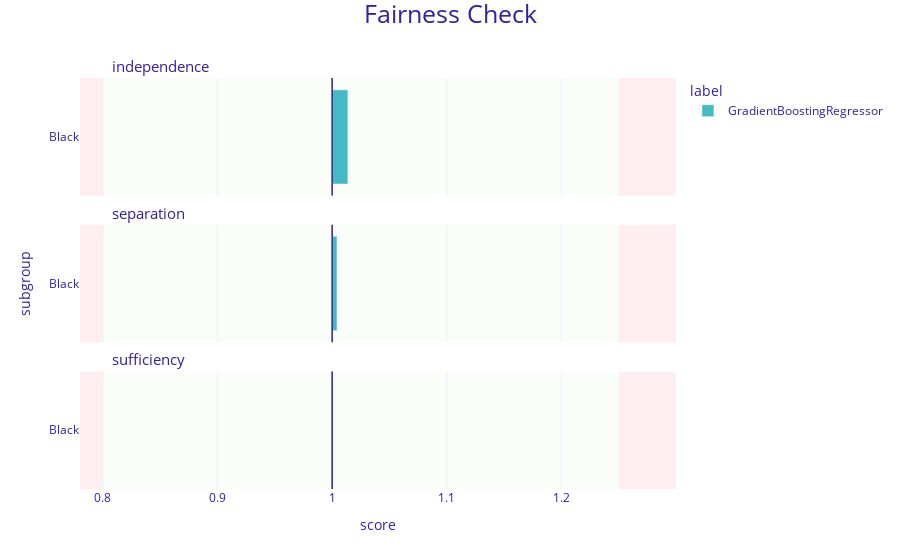

Write notebook code for a chart like this one.
### Code cell
fobject2.fairness_check()
fobject2.plot()

### Figure 1 — Plotly figure (JSON) as saved in the notebook; plotly's stock layout.template omitted (floating-point values rounded to 4 significant figures)
{"data": [{"alignmentgroup": "True", "customdata": [["Black", 1.014, "GradientBoostingRegressor"]], "hovertemplate": "<b>%{customdata[2]}</b><br>Subgroup: %{customdata[0]}<br>Score: %{customdata[1]}<br><extra></extra>", "legendgroup": "GradientBoostingRegressor", "marker": {"color": "#46bac2", "pattern": {"shape": ""}}, "name": "GradientBoostingRegressor", "offsetgroup": "GradientBoostingRegressor", "orientation": "h", "showlegend": true, "textposition": "auto", "type": "bar", "x": [0.01372], "xaxis": "x3", "y": [0.5], "yaxis": "y3"}, {"alignmentgroup": "True", "customdata": [["Black", 1.004, "GradientBoostingRegressor"]], "hovertemplate": "<b>%{customdata[2]}</b><br>Subgroup: %{customdata[0]}<br>Score: %{customdata[1]}<br><extra></extra>", "legendgroup": "GradientBoostingRegressor", "marker": {"color": "#46bac2", "pattern": {"shape": ""}}, "name": "GradientBoostingRegressor", "offsetgroup": "GradientBoostingRegressor", "orientation": "h", "showlegend": false, "textposition": "auto", "type": "bar", "x": [0.004254], "xaxis": "x2", "y": [0.5], "yaxis": "y2"}, {"alignmentgroup": "True", "customdata": [["Black", 1.001, "GradientBoostingRegressor"]], "hovertemplate": "<b>%{customdata[2]}</b><br>Subgroup: %{customdata[0]}<br>Score: %{customdata[1]}<br><extra></extra>", "legendgroup": "GradientBoostingRegressor", "marker": {"color": "#46bac2", "pattern": {"shape": ""}}, "name": "GradientBoostingRegressor", "offsetgroup": "GradientBoostingRegressor", "orientation": "h", "showlegend": false, "textposition": "auto", "type": "bar", "x": [0.0007984], "xaxis": "x", "y": [0.5], "yaxis": "y"}], "layout": {"annotations": [{"font": {"size": 15}, "showarrow": false, "text": "sufficiency", "x": 0.05, "xanchor": "left", "xref": "paper", "y": 0.2867, "yanchor": "bottom", "yref": "paper"}, {"font": {"size": 15}, "showarrow": false, "text": "separation", "x": 0.05, "xanchor": "left", "xref": "paper", "y": 0.6433, "yanchor": "bottom", "yref": "paper"}, {"font": {"size": 15}, "showarrow": false, "text": "independence", "x": 0.05, "xanchor": "left", "xref": "paper", "y": 1.0, "yanchor": "bottom", "yref": "paper"}], "barmode": "group", "font": {"color": "#371ea3"}, "legend": {"title": {"text": "label"}, "tracegroupgap": 0}, "margin": {"b": 71, "r": 30, "t": 78}, "shapes": [{"fillcolor": "#f05a71", "layer": "below", "line": {"width": 0}, "opacity": 0.1, "type": "rect", "x0": 0.25, "x1": 0.3, "xref": "x", "y0": 0, "y1": 1, "yref": "y"}, {"fillcolor": "#f05a71", "layer": "below", "line": {"width": 0}, "opacity": 0.1, "type": "rect", "x0": -0.22, "x1": -0.2, "xref": "x", "y0": 0, "y1": 1, "yref": "y"}, {"fillcolor": "#c7f5bf", "layer": "below", "line": {"width": 0}, "opacity": 0.1, "type": "rect", "x0": -0.2, "x1": 0.25, "xref": "x", "y0": 0, "y1": 1, "yref": "y"}, {"line": {"color": "#371ea3", "width": 1.5}, "type": "line", "x0": 0, "x1": 0, "xref": "x", "y0": 0, "y1": 1, "yref": "y"}, {"fillcolor": "#f05a71", "layer": "below", "line": {"width": 0}, "opacity": 0.1, "type": "rect", "x0": 0.25, "x1": 0.3, "xref": "x", "y0": 0, "y1": 1, "yref": "y2"}, {"fillcolor": "#f05a71", "layer": "below", "line": {"width": 0}, "opacity": 0.1, "type": "rect", "x0": -0.22, "x1": -0.2, "xref": "x", "y0": 0, "y1": 1, "yref": "y2"}, {"fillcolor": "#c7f5bf", "layer": "below", "line": {"width": 0}, "opacity": 0.1, "type": "rect", "x0": -0.2, "x1": 0.25, "xref": "x", "y0": 0, "y1": 1, "yref": "y2"}, {"line": {"color": "#371ea3", "width": 1.5}, "type": "line", "x0": 0, "x1": 0, "xref": "x", "y0": 0, "y1": 1, "yref": "y2"}, {"fillcolor": "#f05a71", "layer": "below", "line": {"width": 0}, "opacity": 0.1, "type": "rect", "x0": 0.25, "x1": 0.3, "xref": "x", "y0": 0, "y1": 1, "yref": "y3"}, {"fillcolor": "#f05a71", "layer": "below", "line": {"width": 0}, "opacity": 0.1, "type": "rect", "x0": -0.22, "x1": -0.2, "xref": "x", "y0": 0, "y1": 1, "yref": "y3"}, {"fillcolor": "#c7f5bf", "layer": "below", "line": {"width": 0}, "opacity": 0.1, "type": "rect", "x0": -0.2, "x1": 0.25, "xref": "x", "y0": 0, "y1": 1, "yref": "y3"}, {"line": {"color": "#371ea3", "width": 1.5}, "type": "line", "x0": 0, "x1": 0, "xref": "x", "y0": 0, "y1": 1, "yref": "y3"}], "title": {"font": {"size": 25}, "text": "Fairness Check", "x": 0.5, "y": 0.99}, "xaxis": {"anchor": "y", "domain": [0, 1], "range": [-0.22, 0.3], "ticktext": [0.7, 0.8, 0.9, 1, 1.1, 1.2, 1], "tickvals": [-0.3, -0.2, -0.1, 0, 0.1, 0.2, 0], "title": {"text": "score"}}, "xaxis2": {"anchor": "y2", "domain": [0, 1], "matches": "x", "range": [-0.22, 0.3], "showticklabels": false, "ticktext": [0.7, 0.8, 0.9, 1, 1.1, 1.2, 1], "tickvals": [-0.3, -0.2, -0.1, 0, 0.1, 0.2, 0]}, "xaxis3": {"anchor": "y3", "domain": [0, 1], "matches": "x", "range": [-0.22, 0.3], "showticklabels": false, "ticktext": [0.7, 0.8, 0.9, 1, 1.1, 1.2, 1], "tickvals": [-0.3, -0.2, -0.1, 0, 0.1, 0.2, 0]}, "yaxis": {"anchor": "x", "domain": [0, 0.2867], "range": [0, 1], "showgrid": false, "ticktext": ["Black"], "tickvals": [0.5], "title": {"text": ""}, "zeroline": false}, "yaxis2": {"anchor": "x2", "domain": [0.3567, 0.6433], "matches": "y", "range": [0, 1], "showgrid": false, "ticktext": ["Black"], "tickvals": [0.5], "title": {"text": "subgroup"}, "zeroline": false}, "yaxis3": {"anchor": "x3", "domain": [0.7133, 1.0], "matches": "y", "range": [0, 1], "showgrid": false, "ticktext": ["Black"], "tickvals": [0.5], "title": {"text": ""}, "zeroline": false}}}
